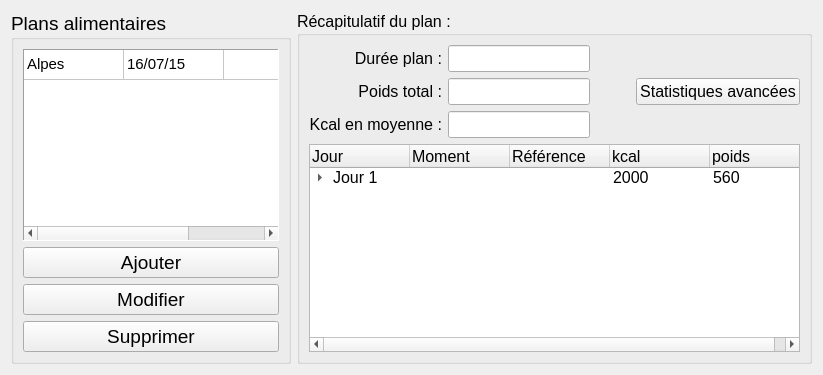
      <widget class="QWidget" name="page">
       <layout class="QHBoxLayout" name="horizontalLayout_4">
        <item>
         <widget class="QGroupBox" name="groupBox_3">
          <property name="font">
           <font>
            <pointsize>14</pointsize>
           </font>
          </property>
          <property name="title">
           <string>Plans alimentaires</string>
          </property>
          <layout class="QVBoxLayout" name="verticalLayout_6">
           <item>
            <widget class="QTableWidget" name="tw_plan_recap">
             <property name="sizePolicy">
              <sizepolicy hsizetype="Preferred" vsizetype="Expanding">
               <horstretch>0</horstretch>
               <verstretch>0</verstretch>
              </sizepolicy>
             </property>
             <property name="font">
              <font>
               <pointsize>11</pointsize>
              </font>
             </property>
             <property name="frameShape">
              <enum>QFrame::Panel</enum>
             </property>
             <property name="editTriggers">
              <set>QAbstractItemView::NoEditTriggers</set>
             </property>
             <property name="showGrid">
              <bool>true</bool>
             </property>
             <property name="sortingEnabled">
              <bool>true</bool>
             </property>
             <attribute name="horizontalHeaderVisible">
              <bool>false</bool>
             </attribute>
             <attribute name="verticalHeaderVisible">
              <bool>false</bool>
             </attribute>
             <row>
              <property name="text">
               <string>Nouvelle ligne</string>
              </property>
             </row>
             <column>
              <property name="text">
               <string>Nom</string>
              </property>
             </column>
             <column>
              <property name="text">
               <string>Créé le</string>
              </property>
             </column>
             <column>
              <property name="text">
               <string>Rando le</string>
              </property>
             </column>
             <item row="0" column="0">
              <property name="text">
               <string>Alpes</string>
              </property>
             </item>
             <item row="0" column="1">
              <property name="text">
               <string>16/07/15</string>
              </property>
             </item>
            </widget>
           </item>
           <item>
            <widget class="QPushButton" name="btn_plan_add">
             <property name="text">
              <string>Ajouter</string>
             </property>
            </widget>
           </item>
           <item>
            <widget class="QPushButton" name="btn_plan_modify">
             <property name="text">
              <string>Modifier</string>
             </property>
            </widget>
           </item>
           <item>
            <widget class="QPushButton" name="btn_plan_delete">
             <property name="text">
              <string>Supprimer</string>
             </property>
            </widget>
           </item>
          </layout>
         </widget>
        </item>
        <item>
         <layout class="QHBoxLayout" name="horizontalLayout_8">
          <item>
           <widget class="QGroupBox" name="groupBox_8">
            <property name="sizePolicy">
             <sizepolicy hsizetype="Preferred" vsizetype="Preferred">
              <horstretch>0</horstretch>
              <verstretch>0</verstretch>
             </sizepolicy>
            </property>
            <property name="font">
             <font>
              <pointsize>12</pointsize>
             </font>
            </property>
            <property name="title">
             <string>Récapitulatif du plan :</string>
            </property>
            <layout class="QVBoxLayout" name="verticalLayout_11">
             <item>
              <layout class="QHBoxLayout" name="horizontalLayout_6">
               <item>
                <layout class="QVBoxLayout" name="verticalLayout_24">
                 <item>
                  <widget class="QLabel" name="label_32">
                   <property name="font">
                    <font>
                     <pointsize>12</pointsize>
                    </font>
                   </property>
                   <property name="text">
                    <string>Durée plan :</string>
                   </property>
                   <property name="alignment">
                    <set>Qt::AlignRight|Qt::AlignTrailing|Qt::AlignVCenter</set>
                   </property>
                  </widget>
                 </item>
                 <item>
                  <widget class="QLabel" name="label_33">
                   <property name="font">
                    <font>
                     <pointsize>12</pointsize>
                    </font>
                   </property>
                   <property name="text">
                    <string>Poids total :</string>
                   </property>
                   <property name="alignment">
                    <set>Qt::AlignRight|Qt::AlignTrailing|Qt::AlignVCenter</set>
                   </property>
                  </widget>
                 </item>
                 <item>
                  <widget class="QLabel" name="label_34">
                   <property name="font">
                    <font>
                     <pointsize>12</pointsize>
                    </font>
                   </property>
                   <property name="text">
                    <string>Kcal en moyenne :</string>
                   </property>
                   <property name="alignment">
                    <set>Qt::AlignRight|Qt::AlignTrailing|Qt::AlignVCenter</set>
                   </property>
                  </widget>
                 </item>
                </layout>
               </item>
               <item>
                <layout class="QVBoxLayout" name="verticalLayout_25">
                 <item>
                  <widget class="QLineEdit" name="le_plan_last">
                   <property name="font">
                    <font>
                     <pointsize>12</pointsize>
                    </font>
                   </property>
                   <property name="readOnly">
                    <bool>true</bool>
                   </property>
                  </widget>
                 </item>
                 <item>
                  <widget class="QLineEdit" name="btn_plan_totalWeight">
                   <property name="font">
                    <font>
                     <pointsize>12</pointsize>
                    </font>
                   </property>
                   <property name="readOnly">
                    <bool>true</bool>
                   </property>
                  </widget>
                 </item>
                 <item>
                  <widget class="QLineEdit" name="btn_plan_energyPerDay">
                   <property name="font">
                    <font>
                     <pointsize>12</pointsize>
                    </font>
                   </property>
                   <property name="readOnly">
                    <bool>true</bool>
                   </property>
                  </widget>
                 </item>
                </layout>
               </item>
               <item>
                <spacer name="horizontalSpacer_7">
                 <property name="orientation">
                  <enum>Qt::Horizontal</enum>
                 </property>
                 <property name="sizeHint" stdset="0">
                  <size>
                   <width>40</width>
                   <height>20</height>
                  </size>
                 </property>
                </spacer>
               </item>
               <item>
                <widget class="QPushButton" name="btn_plan_stats">
                 <property name="text">
                  <string>Statistiques avancées</string>
                 </property>
                </widget>
               </item>
              </layout>
             </item>
             <item>
              <widget class="QTreeWidget" name="tw_plan_details">
               <column>
                <property name="text">
                 <string>Jour</string>
                </property>
               </column>
               <column>
                <property name="text">
                 <string>Moment</string>
                </property>
               </column>
               <column>
                <property name="text">
                 <string>Référence</string>
                </property>
               </column>
               <column>
                <property name="text">
                 <string>kcal</string>
                </property>
               </column>
               <column>
                <property name="text">
                 <string>poids</string>
                </property>
               </column>
               <item>
                <property name="text">
                 <string>Jour 1</string>
                </property>
                <property name="text">
                 <string/>
                </property>
                <property name="text">
                 <string/>
                </property>
                <property name="text">
                 <string>2000</string>
                </property>
                <property name="text">
                 <string>560</string>
                </property>
                <item>
                 <property name="text">
                  <string>Jour 1</string>
                 </property>
                 <property name="text">
                  <string>Déjeuner</string>
                 </property>
                 <property name="text">
                  <string>Muesli</string>
                 </property>
                 <property name="text">
                  <string>300</string>
                 </property>
                 <property name="text">
                  <string>100</string>
                 </property>
                </item>
               </item>
              </widget>
             </item>
            </layout>
           </widget>
          </item>
         </layout>
        </item>
       </layout>
      </widget>
